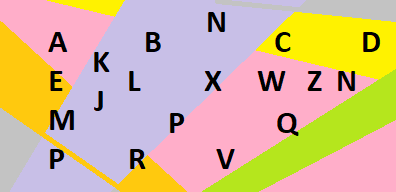
#> input picture Extraction contour image/image_original.png, 396 x 192 px
$ python 'Test Extraction contour.py'
#> lines starting #> are read from the running program, lines starting #| are printed output that depends on the picture; after the words box and inside, x2 and y2 are one past the last pixel; in counts of white or black regions, pixels touching at a corner belong together
### UtilityFunctions.py
import math
import numpy as np


# [12 lines left out: function hue_to_rgb, not called in this run]


def v_to_255(v):
    return int(min(255, 256 * v))


# [43 lines left out: functions hsl_to_rgb, rgb_to_hsl, not called in this run]


def get_ar_height(width, ratio):
    ratio_width, ratio_height = ratio
    return width * ratio_height / ratio_width


def get_ar_width(height, ratio):
    ratio_width, ratio_height = ratio
    return height * ratio_width / ratio_height


# [152 lines left out: functions list_to_matrix, matrix_to_list, modify_pixel_brightness, linear_interpolate, resize_bilinear, anti_aliasing_000 and 2 more, not called in this run]


def convert_to_bin(matrix):
    new_matrix = np.zeros(matrix.shape, dtype=matrix.dtype)
    H, W, rgb = new_matrix.shape
    for i in range(H):
        for j in range(W):
            if matrix[i, j, 0] == matrix[i, j, 1] == matrix[i, j, 2] == 255:
                new_matrix[i, j] = (1, 1, 1)
            else:
                new_matrix[i, j] = (0, 0, 0)

    return new_matrix


def convert_from_bin(matrix):
    new_matrix = np.zeros(matrix.shape, dtype=matrix.dtype)
    H, W, rgb = new_matrix.shape
    for i in range(H):
        for j in range(W):
            if matrix[i, j, 0] == matrix[i, j, 1] == matrix[i, j, 2] == 1:
                new_matrix[i, j] = (255, 255, 255)
            else:
                new_matrix[i, j] = (0, 0, 0)

    return new_matrix


def thresholding_wv(matrix, value):
    new_matrix = np.zeros(matrix.shape, dtype=matrix.dtype)
    H, W, rgb = new_matrix.shape
    for i in range(H):
        for j in range(W):
            if int(matrix[i, j, 0] * 0.21 + matrix[i, j, 1] * 0.72 + matrix[i, j, 2] * 0.07) >= value:
                new_matrix[i, j] = (255, 255, 255)
    return new_matrix


# [9 lines left out: function color_to_grey, not called in this run]


def remove_channels(matrix):
    new_matrix = np.zeros((matrix.shape[0], matrix.shape[1])).astype(np.uint8)
    H, W = new_matrix.shape
    for i in range(H):
        for j in range(W):
            new_matrix[i, j] = matrix[i, j, 0]
    return new_matrix


def add_channels(matrix):
    new_matrix = np.zeros((matrix.shape[0], matrix.shape[1], 3)).astype(np.uint8)
    H, W = matrix.shape
    for i in range(H):
        for j in range(W):
            new_matrix[i, j, 0] = new_matrix[i, j, 1] = new_matrix[i, j, 2] = matrix[i, j]
    return new_matrix


# [53 lines left out: functions get_neighbor_there, make_boundary, not_in_Symbols, not called in this run]

### MainFunctions.py
import os
import shutil

import numpy
from PIL import Image

import UtilityFunctions
import matplotlib.pyplot as plt
from UtilityFunctions import *


# [89 lines left out: functions show_histogram, modify_image_brightness, apply_convolution, resize, rotate, image_dilation, not called in this run]


def image_erosion(matrix, kernel=None):
    if kernel is None:
        kernel = numpy.ones((3, 3), dtype=numpy.uint8)
        kernel[0, 0] = kernel[2, 2] = kernel[0, 2] = kernel[2, 0] = 0
    H, W = matrix.shape
    matrix = -(matrix - 1)
    kernel_H, kernel_W = kernel.shape
    new_matrix = numpy.ones((H, W), dtype=numpy.uint8)
    for i in range(H):
        for j in range(W):
            if matrix[i][j] == 0:
                eroded = False
                for x in range(kernel_H):
                    for y in range(kernel_W):
                        p = i - kernel_H // 2 + x
                        q = j - kernel_W // 2 + y
                        if 0 <= p < H and 0 <= q < W:
                            if kernel[x][y] and matrix[p][q]:
                                new_matrix[i][j] = 1
                                eroded = True
                                break
                        else:
                            if kernel[x][y]:
                                new_matrix[i][j] = 1
                                eroded = True
                                break
                    if eroded:
                        break
                if not eroded:
                    new_matrix[i][j] = matrix[i][j]
    return -(new_matrix - 1)


# [14 lines left out: functions image_Opening, image_Closing, not called in this run]


def edge_extraction(matrix, kernel=None):
    if kernel is None:
        kernel = numpy.ones((3, 3), dtype=numpy.uint8)
        kernel[0, 0] = kernel[2, 2] = kernel[0, 2] = kernel[2, 0] = 0
    matrix_r = matrix.copy()
    H, W = matrix.shape
    matrix_e = image_erosion(matrix, kernel)
    for i in range(H):
        for j in range(W):
            if matrix_r[i, j] == matrix_e[i, j] == 1:
                matrix_r[i, j] = 0
    x = np.zeros(matrix.shape)
    x[1:-1, 1:-1] = matrix_r[1:-1, 1:-1]
    matrix_r = x
    return matrix_r


# [43 lines left out: function symbol_extraction, not called in this run]

### Extraction contour image/Test Extraction contour.py
from MainFunctions import *
from UtilityFunctions import *

image = Image.open('image_original.png')
#> image is the input picture: PIL image 396x192 RGB; mean R, G, B 215.8, 186.4, 152.3
matrix = np.asarray(image).reshape(image.height, image.width, 3)
kernel = None  # Masque par default est  [[010][111][010]]
threshold = 127  # un seuil qui convertira une image en une image binaire de deux valeurs 0 et 255
new_matrix = convert_from_bin(
    add_channels(
        edge_extraction(
            remove_channels(
                convert_to_bin(
                    thresholding_wv(matrix, threshold
                                    )
                )
            )
        )
    )
)
#> after the loop in thresholding_wv, `for i in range(H):`:
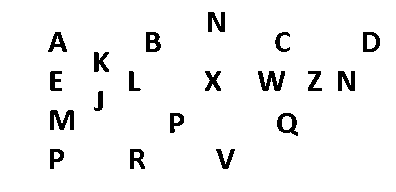
#> new_matrix: shape (192, 396, 3); 95.3% white; 19 black regions, largest, box (x1, y1, x2, y2) and area: (258, 71, 285, 91) 302, (50, 110, 74, 130) 302, (338, 71, 355, 91) 232
#> in edge_extraction, `kernel = numpy.ones((3, 3), dtype=numpy.uint8)`: kernel = [[1, 1, 1], [1, 1, 1], [1, 1, 1]]
#> after the loop in image_erosion, `for i in range(H):`:
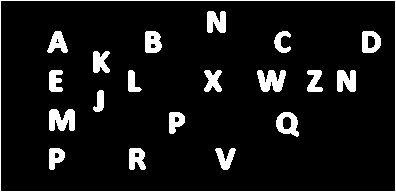
#> new_matrix: shape (192, 396); values 0 (black) and 1 (white), 8.6% white; 20 white regions, largest, box (x1, y1, x2, y2) and area: (0, 0, 396, 192) 1172, (49, 109, 75, 131) 447, (257, 70, 286, 92) 440
#> after the loop in edge_extraction, `for i in range(H):`:
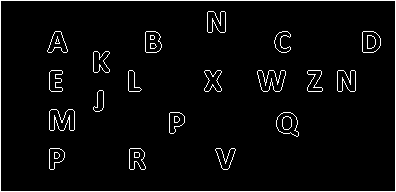
#> matrix_r: shape (192, 396); values 0 (black) and 1 (white), 3.8% white in thin lines or dots
#> in edge_extraction, `x[1:-1, 1:-1] = matrix_r[1:-1, 1:-1]`:
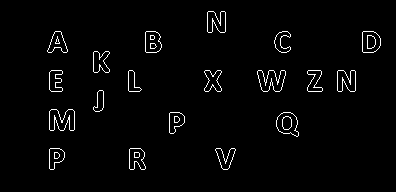
#> x: shape (192, 396) float64; values 0 (black) and 1 (white), 2.3% white in thin lines or dots, all inside (x1, y1, x2, y2) = (47, 11, 381, 170)
#> in add_channels, `new_matrix = np.zeros((matrix.shape[0], matrix.shape[1], 3)).astype(np..`: new_matrix: shape (192, 396, 3); every value is 0
#> after the loop in add_channels, `for i in range(H):`:
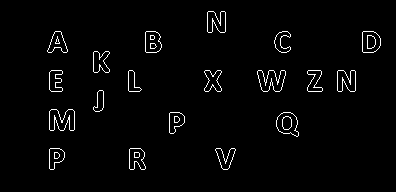
#> new_matrix: shape (192, 396, 3); values 0 (black) and 1 (white), 2.3% white in thin lines or dots, all inside (x1, y1, x2, y2) = (47, 11, 381, 170)
#> after the loop in convert_from_bin, `for i in range(H):`:
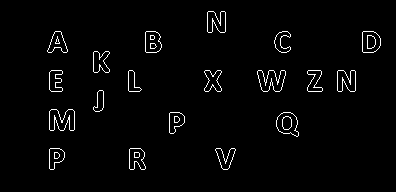
#> new_matrix: shape (192, 396, 3); 2.3% white in thin lines or dots, all inside (x1, y1, x2, y2) = (47, 11, 381, 170)
image_out = Image.fromarray(new_matrix)
image_out.save('edge_extraction.png')
